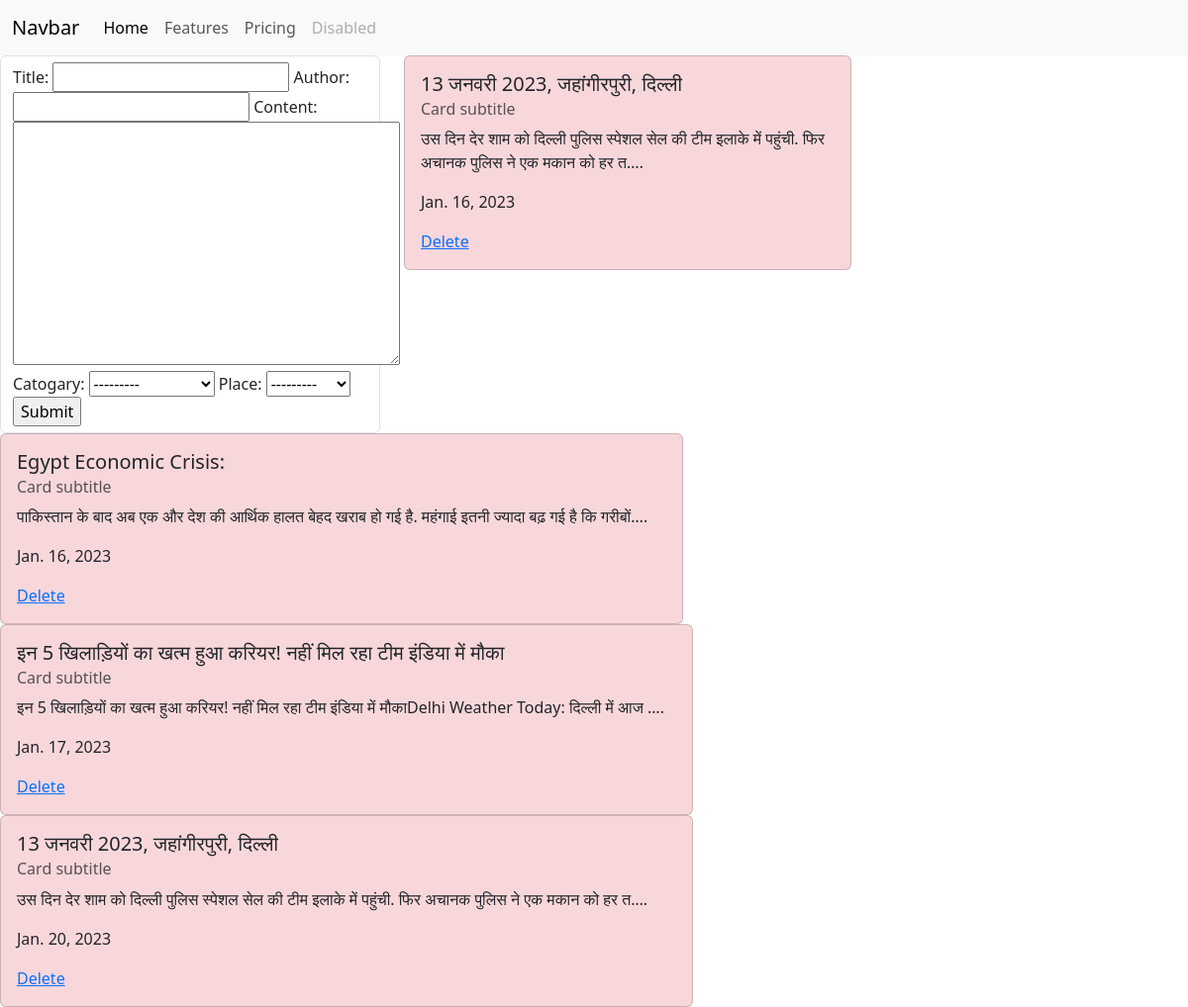
The page / on the database its author committed.
### mainapp/models.py (models this page shows, shortened)
class Post(models.Model):
    title=models.CharField( max_length=100)
    author=models.CharField(max_length=50)
    date=models.DateField(auto_now_add=True)
    content=models.TextField()
    catogary=models.CharField(max_length=100,choices=CAT,blank=True,null=True)
    place=models.CharField(max_length=100,choices=PLACE,blank=True,null=True)

### mainapp/views.py (the view)
# urls.py: 2. Add a URL to urlpatterns:  path('', views.home, name='home')
def home(request):
    form=newsform(request.POST or None)
    data={
        "post":Post.objects.all(),
        'form':form
    }
    if request.method=="POST":
        if form.is_valid():
            form.save()
            return redirect(home)
    return render (request,'home.html',data)

### mainapp/forms.py
class newsform(ModelForm):
    class Meta:
        model=Post
        fields="__all__"

### mainapp/templates/home.html (shortened to what this page needs)
<!DOCTYPE html>
{% load crispy_forms_tags %}
<html lang="en">
<head>
  <link href="https://cdn.jsdelivr.net/npm/bootstrap@5.3.0-alpha1/dist/css/bootstrap.min.css" rel="stylesheet"
>
</head>
<body>
  <nav class="navbar navbar-expand-lg bg-body-tertiary">
    <div class="container-fluid">
      <a class="navbar-brand" href="#">Navbar</a>
      <div class="collapse navbar-collapse" id="navbarNav">
        <ul class="navbar-nav">
          <li class="nav-item">
            <a class="nav-link active" aria-current="page" href="#">Home</a>
          </li>
          <li class="nav-item">
            <a class="nav-link" href="#">Features</a>
          </li>
          <li class="nav-item">
            <a class="nav-link" href="#">Pricing</a>
          </li>
          <li class="nav-item">
            <a class="nav-link disabled">Disabled</a>
          </li>
        </ul>
      </div>
    </div>
  </nav>
  <div class="row">
    <div class="col-lg-4">
      <form action="" method="post" class=" form form-control">
        {{form}}
        <input type="submit">
      </form>
    </div>
  <div class="col-lg-8">
    <div class="row">
    {% for i in post%}
      <div class="col-lg-7">
        <div class="card bg-danger-subtle  "style="width; 18rem" >
          <div class="card-body">
            <h5 class="card-title">{{i.title}}</h5>
            <h6 class="card-subtitle mb-2 text-muted">Card subtitle</h6>
            <p class="card-text">{{i.content|truncatechars:100}}.</p>
            <p class="card-text">{{i.date}}</p>
            <a href="{% url 'delete' i.id %}" class="card-link">Delete</a>
          </div>
        </div>
      </div>
      </div>
    </div>
  {%endfor%}
</body>
</html>

### rows shown on the page
Post: title "13 जनवरी 2023, जहांगीरपुरी, दिल्ली", content "उस दिन देर शाम को दिल्ली पुलिस स्पेशल सेल की टीम इलाके में पहुंची. फिर अचानक पुलिस ने एक मकान को हर त…", date "Jan. 16, 2023"
Post: title "Egypt Economic Crisis:", content "पाकिस्तान के बाद अब एक और देश की आर्थिक हालत बेहद खराब हो गई है. महंगाई इतनी ज्यादा बढ़ गई है कि गरीबों…", date "Jan. 16, 2023"
Post: title "इन 5 खिलाड़ियों का खत्म हुआ करियर! नहीं मिल रहा टीम इंडिया में मौका", content "इन 5 खिलाड़ियों का खत्म हुआ करियर! नहीं मिल रहा टीम इंडिया में मौकाDelhi Weather Today: दिल्ली में आज …", date "Jan. 17, 2023"
Post: title "13 जनवरी 2023, जहांगीरपुरी, दिल्ली", content "उस दिन देर शाम को दिल्ली पुलिस स्पेशल सेल की टीम इलाके में पहुंची. फिर अचानक पुलिस ने एक मकान को हर त…", date "Jan. 20, 2023"
